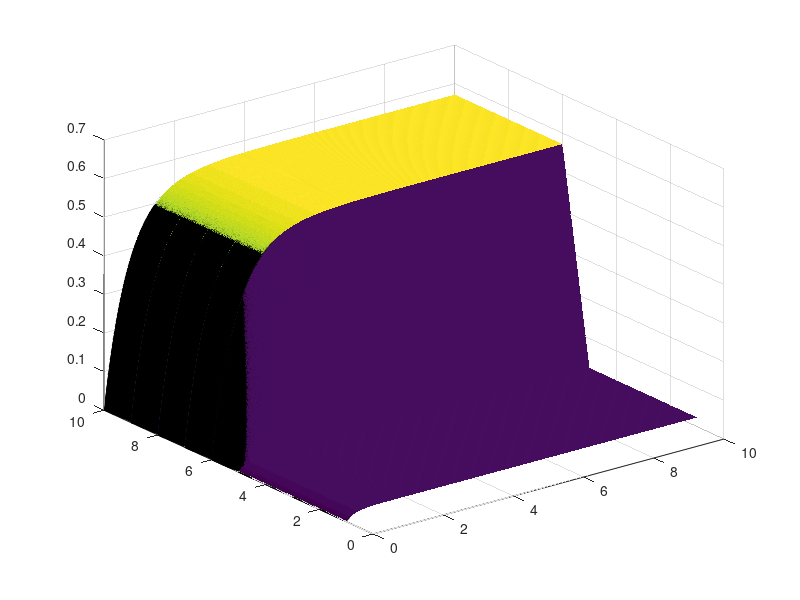

Here is the MATLAB script that generated this plot: (Note: this script raises an error after producing the figure.)
% Comparing the distnce-dependent coefficients to the shunting network
% without any distance dependent coefficients 
% Will be the same equation as described in part B of my time graphs, but
% this time with the four different inputs in part D 
clc
clear all 

% set parameters 
A = 0.1; %constant specified in homework 
B = 1; %constant specified in homework 
x_start = 0; % begin with an x value of 0, x(0) = 0 
x_inc = .001; % increments that I want to count by
x_end = 10; % final x value  
time = x_start:x_inc:x_end;
dx = 0;
IA = [0.1, 0.1, 0.1, 0.1, 0.1, 0.8, 0.8, 0.8, 0.8, 0.8];
IB = [0.1, 0.1, 0.1, 0.1, 0.8, 0.8, 0.1, 0.1, 0.1, 0.1];
IC = [0.1, 0.1, 0.8, 0.8, 0.8, 0.8, 0.8, 0.8, 0.1, 0.1];
ID = [0.1, 0.2, 0.3, 0.4, 0.5, 0.6, 0.7, 0.8, 0.9, 1.0];

%complete loop for IA inputs 
x = zeros(length(IA), length(time));
for h = 1:10
    i = IA(h);
    L = sum(IA(IA~=IA(h)));
   for t = 1:(length(time)-1)
    dx = ((-1 .* A .* x(h,t)) + ((B - x(h,t)).* i) - (x(h,t).* L)) * x_inc;
    x(h,t+1)= x(h,t) + dx;
   end 
end

figure(14);
CIA_plot = surf(time, 1:10, x);
CIA_plot.FaceAlpha=0.8;
CIA_plot.LineStyle='none';
xlabel('Time')
zlabel('Activity')
ylabel('Input')
set(gca, 'fontsize',13)
title('Input A', 'FontSize',20)

%complete loop for IB inputs 
x = zeros(length(IB), length(time));
for h = 1:10
    i = IB(h);
    L = sum(IB(IB~=IB(h)));
   for t = 1:(length(time)-1)
    dx = ((-1 .* A .* x(h,t)) + ((B - x(h,t)).* i) - (x(h,t).* L)) * x_inc;
    x(h,t+1)= x(h,t) + dx;
   end 
end

figure(15);
CIB_plot = surf(time, 1:10, x);
CIB_plot.FaceAlpha=0.8;
CIB_plot.LineStyle='none';
xlabel('Time')
zlabel('Activity')
ylabel('Input')
set(gca, 'fontsize',13)
title('Input B', 'FontSize',20)

%complete loop for IC inputs 

x = zeros(length(IC), length(time));
for h = 1:10
    i = IC(h);
    L = sum(IC(IC~=IC(h)));
   for t = 1:(length(time)-1)
    dx = ((-1 .* A .* x(h,t)) + ((B - x(h,t)).* i) - (x(h,t).* L)) * x_inc;
    x(h,t+1)= x(h,t) + dx;
   end 
end

figure(16);
CIC_plot = surf(time, 1:10, x);
CIC_plot.FaceAlpha=0.8;
CIC_plot.LineStyle='none';
xlabel('Time')
zlabel('Activity')
ylabel('Input')
set(gca, 'fontsize',13)
title('Input C', 'FontSize',20)

%complete loop for ID inputs 
x = zeros(length(ID), length(time));
for h = 1:10
    i = ID(h);
    L = sum(ID(ID~=ID(h)));
   for t = 1:(length(time)-1)
    dx = ((-1 .* A .* x(h,t)) + ((B - x(h,t)).* i) - (x(h,t).* L)) * x_inc;
    x(h,t+1)= x(h,t) + dx;
   end 
end

figure(17);
CID_plot = surf(time, 1:10, x);
CID_plot.FaceAlpha=0.8;
CID_plot.LineStyle='none';
xlabel('Time')
zlabel('Activity')
ylabel('Input')
set(gca, 'fontsize',13)
title('Input D', 'FontSize',20)


